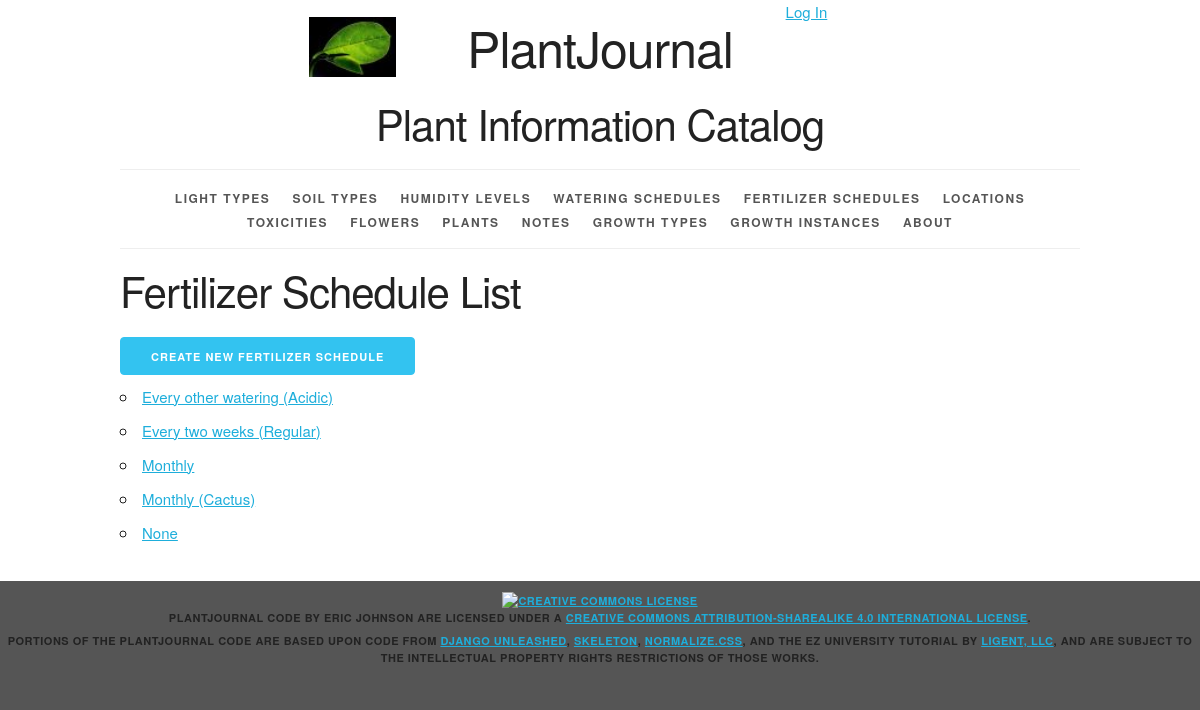
The page /fertilizer/ on the database its author committed.
### plantjournal/models.py (models this page shows, shortened)
class Fertilizer(models.Model):
    fertilizer_id = models.AutoField(primary_key=True)
    fertilizer_freq = models.CharField(max_length=45)
    fertilizer_type = models.CharField(max_length=45, blank=True, default='')
    def __str__(self):
        if self.fertilizer_type == '':
            return '%s' % self.fertilizer_freq
        else:
            return '%s (%s)' % (self.fertilizer_freq, self.fertilizer_type)
    def get_absolute_url(self):
        return reverse('plantjournal_fertilizer_detail_urlpattern',
                       kwargs={'pk': self.pk})
    class Meta:
        ordering = ['fertilizer_freq', 'fertilizer_type']
        unique_together = (('fertilizer_freq', 'fertilizer_type'),)

### plantjournal/views.py (the view)
class FertilizerList(PageLinksMixin, ListView):
    paginate_by = 20
    model = Fertilizer

### plantjournal/utils.py (called while the page is built)
    def first_page(self, page):
        if page.number > 1:
            return self._page_urls(1)
        return None

    def previous_page(self, page):
        if (page.has_previous()
                and page.number > 2):
            return self._page_urls(
                page.previous_page_number())
        return None

    def next_page(self, page):
        last_page = page.paginator.num_pages
        if (page.has_next()
                and page.number < last_page - 1):
            return self._page_urls(
                page.next_page_number())
        return None

    def last_page(self, page):
        last_page = page.paginator.num_pages
        if page.number < last_page:
            return self._page_urls(last_page)
        return None

    def get_context_data(self, **kwargs):
        context = super().get_context_data(
            **kwargs)
        page = context.get('page_obj')
        if page is not None:
            context.update({
                'first_page_url':
                    self.first_page(page),
                'previous_page_url':
                    self.previous_page(page),
                'next_page_url':
                    self.next_page(page),
                'last_page_url':
                    self.last_page(page),
            })
        return context

### plantjournal/templates/plantjournal/fertilizer_list.html (shortened to what this page needs)
{% extends 'plantjournal/base.html' %}
{% block content %}
    <h2>Fertilizer Schedule List</h2>
    <div>
        <a href="{% url 'plantjournal_fertilizer_create_urlpattern' %}"
           class="button button-primary">
            Create New Fertilizer Schedule
        </a>
    </div>
    <ul>
        {% for fertilizer in fertilizer_list %}
            <li>
                <a href="{{ fertilizer.get_absolute_url }}">{{ fertilizer }}</a>
            </li>
        {% empty %}
            <li><em>There are currently no fertilizer schedules available.</em></li>
        {% endfor %}
    </ul>
{% endblock %}

### plantjournal/static/plantjournal/skeleton.css (style rules this page uses)
html { font-size: 62.5%; }
body { font-size: 1.5em; line-height: 1.6; font-weight: 400; font-family: "Raleway", "HelveticaNeue", "Helvetica Neue", Helvetica, Arial, sans-serif; color: #222; }
h1, h2, h3, h4, h5, h6 { margin-top: 0; margin-bottom: 2rem; font-weight: 300; }
h2 { font-size: 3.6rem; line-height: 1.25; letter-spacing: -.1rem; }
@media (min-width: 550px) { h2 { font-size: 4.2rem; } }
a { color: #1EAEDB; }
.button, button, input[type="submit"], input[type="reset"], input[type="button"] { display: inline-block; height: 38px; padding: 0 30px; color: #555; text-align: center; font-size: 11px; font-weight: 600; line-height: 38px; letter-spacing: .1rem; text-transform: uppercase; text-decoration: none; white-space: nowrap; background-color: transparent; border-radius: 4px; border: 1px solid #bbb; cursor: pointer; box-sizing: border-box; }
.button.button-primary, button.button-primary, input[type="submit"].button-primary, input[type="reset"].button-primary, input[type="button"].button-primary { color: #FFF; background-color: #33C3F0; border-color: #33C3F0; }
ul { list-style: circle inside; }
ol, ul { padding-left: 0; margin-top: 0; }
li { margin-bottom: 1rem; }
button, .button { margin-bottom: 1rem; }
pre, blockquote, dl, figure, table, p, ul, ol, form { margin-bottom: 2.5rem; }

### plantjournal/static/plantjournal/style.css (style rules this page uses)
html { height: 100%; background-color: #555; }
body { background-color: white; }

### rows shown on the page
Fertilizer: fertilizer_type+fertilizer_freq "Every other watering (Acidic)"
Fertilizer: fertilizer_type+fertilizer_freq "Every two weeks (Regular)"
Fertilizer: fertilizer_type+fertilizer_freq "Monthly"
Fertilizer: fertilizer_type+fertilizer_freq "Monthly (Cactus)"
Fertilizer: fertilizer_type+fertilizer_freq "None"
